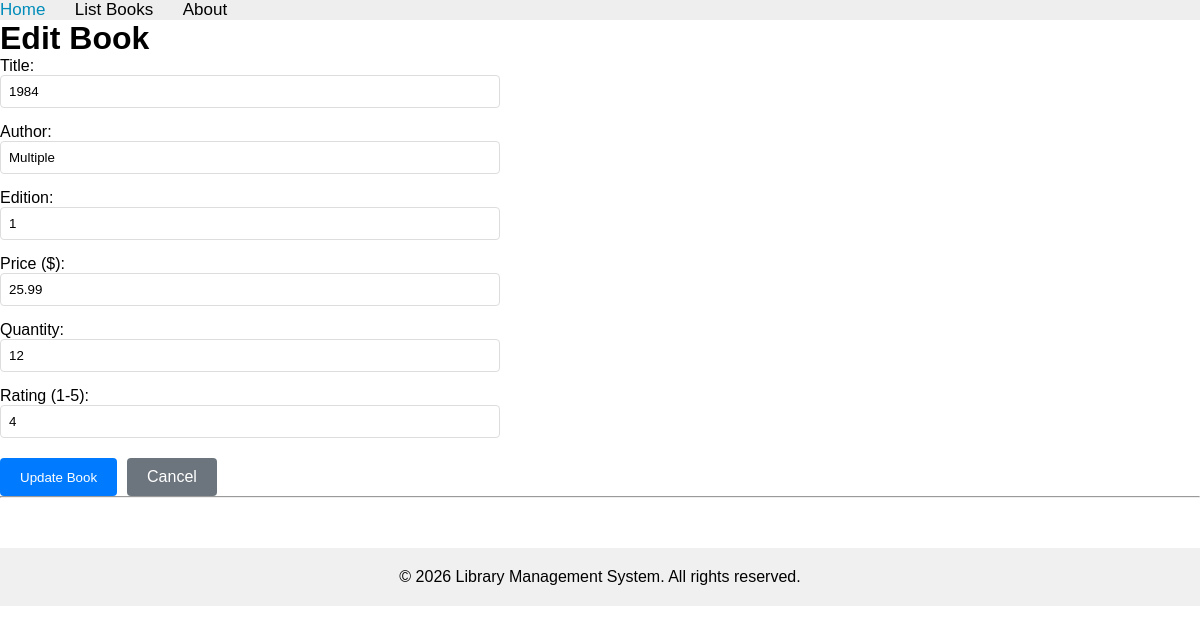
Page /books/lab9_part1/editbook/8 on the committed database.
### apps/bookmodule/models.py (models this page shows, shortened)
class Book(models.Model):
    title = models.CharField(max_length=100)
    price = models.FloatField(default=0.0)
    quantity = models.IntegerField(default=1)
    pubdate = models.DateTimeField()
    rating = models.SmallIntegerField(default=1)
    publisher = models.ForeignKey(Publisher, null=True, blank=True, on_delete=models.SET_NULL, related_name='books')
    authors = models.ManyToManyField(Author, related_name='books')
    author = models.CharField(max_length=50, default='Unknown')
    edition = models.SmallIntegerField(default=1)

### apps/bookmodule/views.py (the view, shortened to what this page needs)
# urls.py: path('lab9_part1/editbook/<int:id>', views.lab9_part1_editbook, name="books.lab9_part1_editbook"),
def lab9_part1_editbook(request, id):
    try:
        book = Book.objects.get(id=id)
    except Book.DoesNotExist:
        return render(request, 'bookmodule/lab9_part1_editbook.html', {'error': 'Book not found'})
    return render(request, 'bookmodule/lab9_part1_editbook.html', {'book': book})

### apps/templates/bookmodule/lab9_part1_editbook.html (shortened to what this page needs)
{% extends "layouts/base.html" %}
{% block content %}
<h1>Edit Book</h1>
{% if book %}
    <form method="POST" style="max-width: 500px;">
        <div style="margin-bottom: 15px;">
            <label for="title">Title:</label><br>
            <input type="text" id="title" name="title" value="{{ book.title }}" required style="width: 100%; padding: 8px; border: 1px solid #ddd; border-radius: 4px;">
        </div>
        <div style="margin-bottom: 15px;">
            <label for="author">Author:</label><br>
            <input type="text" id="author" name="author" value="{{ book.author }}" required style="width: 100%; padding: 8px; border: 1px solid #ddd; border-radius: 4px;">
        </div>
        <div style="margin-bottom: 15px;">
            <label for="edition">Edition:</label><br>
            <input type="number" id="edition" name="edition" value="{{ book.edition }}" min="1" required style="width: 100%; padding: 8px; border: 1px solid #ddd; border-radius: 4px;">
        </div>
        <div style="margin-bottom: 15px;">
            <label for="price">Price ($):</label><br>
            <input type="number" id="price" name="price" value="{{ book.price }}" min="0" step="0.01" required style="width: 100%; padding: 8px; border: 1px solid #ddd; border-radius: 4px;">
        </div>
        <div style="margin-bottom: 15px;">
            <label for="quantity">Quantity:</label><br>
            <input type="number" id="quantity" name="quantity" value="{{ book.quantity }}" min="0" required style="width: 100%; padding: 8px; border: 1px solid #ddd; border-radius: 4px;">
        </div>
        <div style="margin-bottom: 20px;">
            <label for="rating">Rating (1-5):</label><br>
            <input type="number" id="rating" name="rating" value="{{ book.rating }}" min="1" max="5" required style="width: 100%; padding: 8px; border: 1px solid #ddd; border-radius: 4px;">
        </div>
        <div style="display: flex; gap: 10px;">
            <button type="submit" style="padding: 10px 20px; background-color: #007bff; color: white; border: none; border-radius: 4px; cursor: pointer;">
                Update Book
            </button>
            <a href="{% url 'books.lab9_part1_listbooks' %}" style="padding: 10px 20px; background-color: #6c757d; color: white; text-decoration: none; border-radius: 4px; text-align: center;">
                Cancel
            </a>
        </div>
    </form>
{% endif %}
{% endblock %}

### apps/static/main.css (style rules this page uses)
* { margin: 0; padding: 0; box-sizing: border-box; }
body { font-family: Arial, sans-serif; }

### rows in the picture
Book: title "1984", author "Multiple", edition "1", price "25.99", quantity "12", rating "4"
